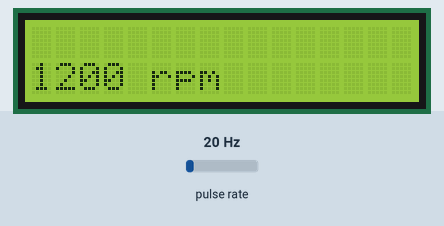
Simulated run of this sketch. Board: Arduino Uno, built with avr-gcc and run on an emulated ATmega328P. On the bench: 16×2 character LCD. Wiring (inferred from the names in the program): pulse sensor: data pin 3. Inputs (shaded band) come from the test bench; at power-on: pulse rate 20 Hz. What the sketch prints to the serial monitor is not drawn.

Above: at 1.2 s.
1.3 s: pulse rate (sensor on pin 3) set to 4 Hz
At 4.0 s:
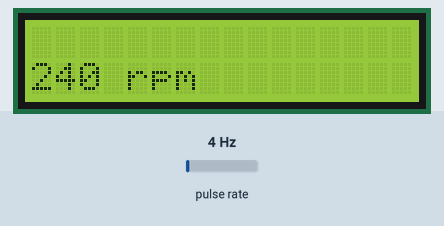
4.3 s: pulse rate (sensor on pin 3) set to 50 Hz
At 6.9 s:
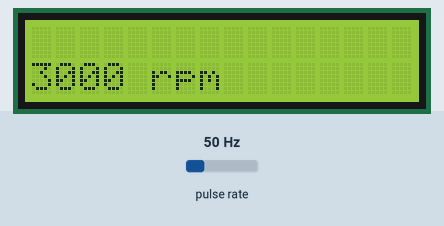
7.1 s: pulse rate (sensor on pin 3) set to 100 Hz
At 8.7 s:
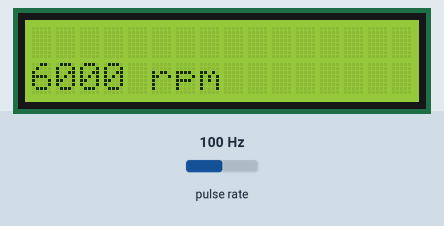
Timing chart, 0 to 10.2 s (numbered marks = the images above; inputs shaded):
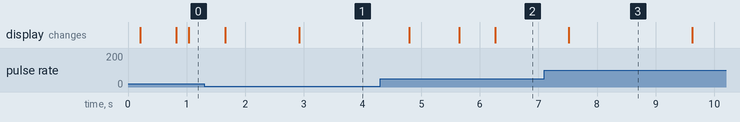

The sketch:

rpm.ino
```cpp
#include <Wire.h>
#include <LiquidCrystal_I2C.h>
//I2C pins declaration
LiquidCrystal_I2C lcd(0x27, 2, 1, 0, 4, 5, 6, 7, 3, POSITIVE);

const int rpmSensor = 3;//IR sensor INPUT


unsigned long lastRev = 0;
unsigned int revs = 0;
unsigned long timeold = 0;
unsigned long lastUpdate = 0;
volatile bool singleRev = false;

unsigned int rpm;
unsigned int lastrpm;

void addRev(){

  if(millis() - lastRev > 1){
    singleRev = true;
    lastRev = millis();
  }
  //singleRev = true;
}

void setup()
{
  lcd.begin(16,2);
  pinMode(rpmSensor, INPUT_PULLUP);
  Serial.begin(9600);
  attachInterrupt(digitalPinToInterrupt(rpmSensor), addRev, RISING);
}

void loop()
{
  if(singleRev && digitalRead(rpmSensor) == LOW){
    //Serial.println(revs);
    revs ++;
    singleRev = false;
  }

  if (revs >= 5) {
     rpm = 30*1000/(millis() - timeold)*revs*2;
     timeold = millis();
     revs = 0;
   }

  if(millis()-lastRev > 1000){
    rpm = 0;
  }

  if(millis() - lastUpdate > 200){
    Serial.println(rpm,DEC);
    if(abs(lastrpm - rpm) < 200){
      lcd.clear();
      lcd.setCursor(0, 1);
      lcd.print(rpm);
      lcd.print(" rpm");
    }else if(rpm > lastrpm){
      rpm += 20;
    }else{
      rpm -+ 20;
    }
    lastUpdate = millis();
    lastrpm = rpm;
  }
}
```

Measured:
- after the input at 7.1 s, the display: changes after 0.41 s (image 3)
